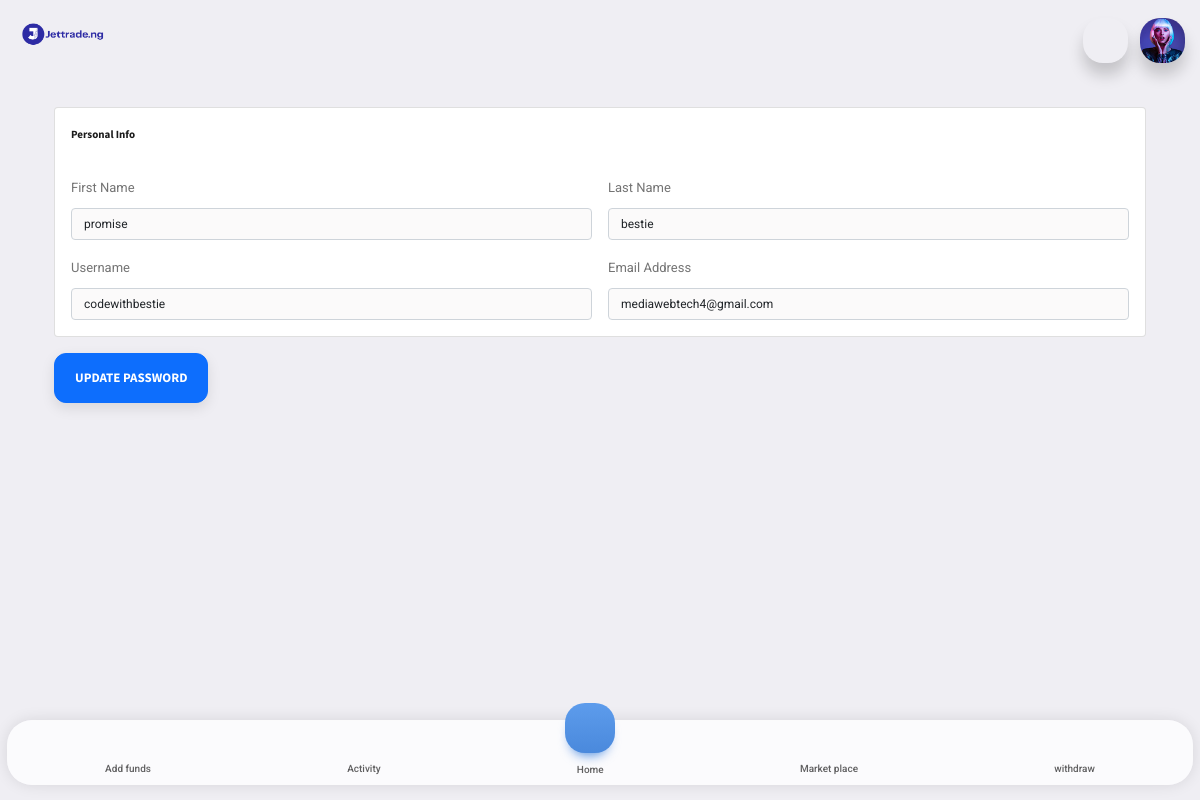
The app's page /profile (signed in) with its own data.
### user_app/models.py (models this page shows, shortened)
class CustomUser(AbstractUser):
    first_name = models.CharField(max_length=100)
    last_name = models.CharField(max_length=100)
    email = models.EmailField(max_length=100, unique=True)
    USERNAME_FIELD = 'email'
    REQUIRED_FIELDS = ['username']

### user_app/views.py (the view)
# urls.py: path('profile',views.profile,name='profile'),
def profile(request):
   x = get_user_model().objects.filter()
   return render(request,'user/dashboard/profile.html',locals())

### user_app/context_processors.py (called while the page is built)
def kycver(request):
    try:
      active =   Kycverification.objects.filter(user=request.user).first
    except:
       Kycverification.DoesNotExist
       active = None
    return {'active':active}

### template/user/dashboard/profile.html
{% extends 'user/base.html' %}
{% load static %}
{% block content %}
<div class="container">
     <div class="body d-flex py-3">
        <div class="container-xxl">
            <div class="row align-item-center">
                <div class="col-md-12">
                    <div class="card mb-3">
                        <div class="card-header py-3 d-flex justify-content-between bg-transparent border-bottom-0">
                            <h6 class="mb-0 fw-bold ">Personal Info</h6>
                        </div>
                        <div class="card-body">
                            <form>
                                <div class="row g-3 align-items-center">
                                    <div class="col-md-6">
                                        <label for="firstname" class="form-label">First Name</label>
                                        <input type="text" style="background-color: #fbfafa;" value="{{user.first_name}}" class="form-control" id="firstname" readonly>
                                    </div>
                                    <div class="col-md-6">
                                        <label for="lastname" class="form-label">Last Name</label>
                                        <input type="text" style="background-color: #fbfafa;" value="{{user.last_name}}" class="form-control" id="lastname" readonly>
                                    </div>
                                    <div class="col-md-6">
                                        <label  class="form-label">Username</label>
                                        <input type="text" style="background-color: #fbfafa;" value="{{user.username}}" class="form-control" id="phonenumber" readonly>
                                    </div>
                                    <div class="col-md-6">
                                        <label for="emailaddress" class="form-label">Email Address</label>
                                        <input type="email" style="background-color: #fbfafa;" value="{{user.email}}" class="form-control" id="emailaddress" readonly>
                                    </div>
                                </div>
                                    </form>
                        </div>
                    </div>
                    <a href="/passreset" class="btn btn-primary">Update Password</a>
                </div>
            </div>
        </div>
    </div>
</div>
{% endblock %}

### records on screen
CustomUser: first_name "promise", last_name "bestie", username "codewithbestie", email "mediawebtech4@gmail.com"
